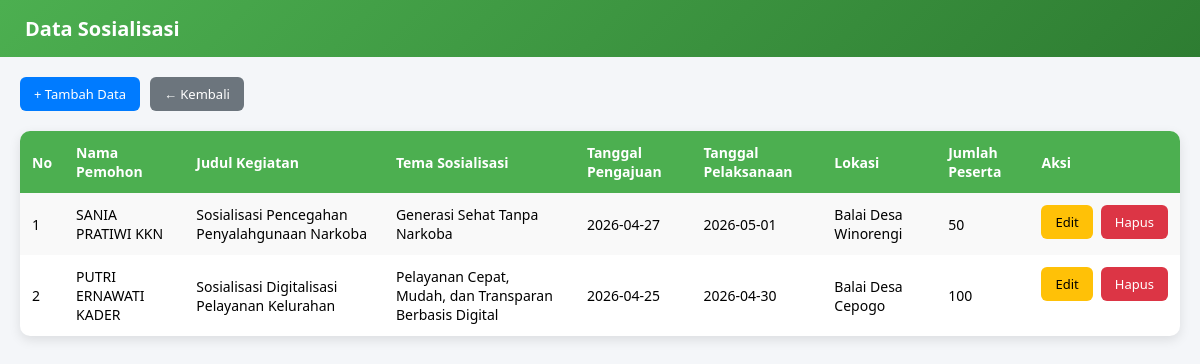
The page / (signed in) on the database its author committed.
### tables this page shows
CREATE TABLE `sosialisasi` (
  `id` int(11) NOT NULL,
  `nama_pemohon` varchar(100) DEFAULT NULL,
  `judul_kegiatan` varchar(150) DEFAULT NULL,
  `tema_sosialisasi` varchar(150) DEFAULT NULL,
  `tgl_pengajuan` date DEFAULT NULL,
  `tgl_pelaksanaan` date DEFAULT NULL,
  `lokasi` varchar(100) DEFAULT NULL,
  `jml_peserta` int(11) DEFAULT NULL
);

### index.php (the view, shortened to what this page needs)
<?php
include 'koneksi.php';
$data = mysqli_query($conn, "SELECT * FROM sosialisasi");
?>
<!DOCTYPE html>
<html lang="id">
<head>
</head>
<body>
<div class="navbar">
    Data Sosialisasi
</div>
<div class="container">
    <div class="top-actions">
        <a href="/sosialisasi/tambah.php" class="btn btn-add">+ Tambah Data</a>
        <a href="/sosialisasi/dashboard.php" class="btn btn-back">← Kembali</a>
    </div>
    <table>
        <tr>
            <th>No</th>
            <th>Nama Pemohon</th>
            <th>Judul Kegiatan</th>
            <th>Tema Sosialisasi</th>
            <th>Tanggal Pengajuan</th>
            <th>Tanggal Pelaksanaan</th>
            <th>Lokasi</th>
            <th>Jumlah Peserta</th>
            <th>Aksi</th>
        </tr>
        <?php $no=1; while($d = mysqli_fetch_assoc($data)){ ?>
        <tr>
            <td><?= $no++ ?></td>
            <td><?= htmlspecialchars($d['nama_pemohon']) ?></td>
            <td><?= htmlspecialchars($d['judul_kegiatan']) ?></td>
            <td><?= htmlspecialchars($d['tema_sosialisasi'] ?? '-') ?></td>
            <td><?= $d['tgl_pengajuan'] ?? '-' ?></td>
            <td><?= $d['tgl_pelaksanaan'] ?? '-' ?></td>
            <td><?= htmlspecialchars($d['lokasi']) ?></td>
            <td><?= $d['jml_peserta'] ?? '0' ?></td>
            <td class="aksi">
                <a href="/sosialisasi/edit.php?id=<?= $d['id'] ?>" class="btn btn-edit">Edit</a>
                <a href="/sosialisasi/hapus.php?id=<?= $d['id'] ?>"
                   class="btn btn-delete"
                   onclick="return confirm('Yakin hapus data?')">
                   Hapus
                </a>
            </td>
        </tr>
        <?php } ?>
    </table>
</div>
</body>
</html>

### index.php (style rules this page uses)
* { box-sizing: border-box; font-family: 'Segoe UI', sans-serif; }
body { margin: 0; background: #f4f6f9; }
.navbar { background: linear-gradient(135deg, #4CAF50, #2e7d32); color: white; padding: 15px 25px; font-size: 20px; font-weight: bold; }
.container { padding: 20px; }
.top-actions { display: flex; gap: 10px; margin-bottom: 20px; }
.btn { padding: 8px 14px; text-decoration: none; border-radius: 6px; font-size: 13px; display: inline-block; transition: 0.3s; }
.btn-add { background: #007bff; color: white; }
.btn-edit { background: #ffc107; color: black; }
.btn-delete { background: #dc3545; color: white; }
.btn-back { background: #6c757d; color: white; }
table { width: 100%; border-collapse: collapse; background: white; border-radius: 10px; overflow: hidden; box-shadow: 0 4px 12px rgba(0,0,0,0.1); }
th, td { padding: 12px; text-align: left; font-size: 14px; }
th { background: #4CAF50; color: white; }
tr:nth-child(even) { background: #f9f9f9; }
.aksi { display: flex; gap: 8px; }

### rows shown on the page
sosialisasi: nama_pemohon "SANIA PRATIWI KKN", judul_kegiatan "Sosialisasi Pencegahan Penyalahgunaan Narkoba", tema_sosialisasi "Generasi Sehat Tanpa Narkoba", tgl_pengajuan "2026-04-27", tgl_pelaksanaan "2026-05-01", lokasi "Balai Desa Winorengi", jml_peserta "50"
sosialisasi: nama_pemohon "PUTRI ERNAWATI KADER", judul_kegiatan "Sosialisasi Digitalisasi Pelayanan Kelurahan", tema_sosialisasi "Pelayanan Cepat, Mudah, dan Transparan Berbasis Digital", tgl_pengajuan "2026-04-25", tgl_pelaksanaan "2026-04-30", lokasi "Balai Desa Cepogo", jml_peserta "100"
